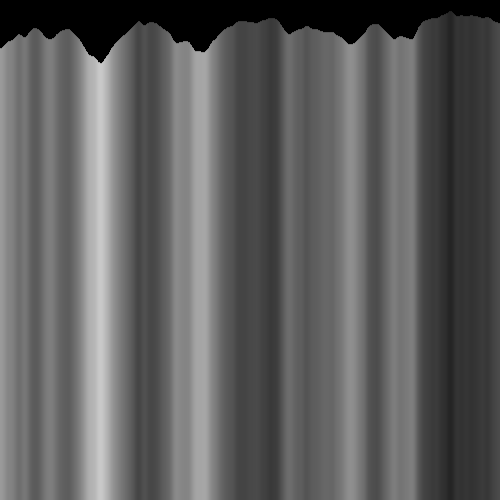
Frame 1 (no input)
Frame 60 (the mouse pressed at the canvas centre just before this capture): identical to frame 1, image omitted
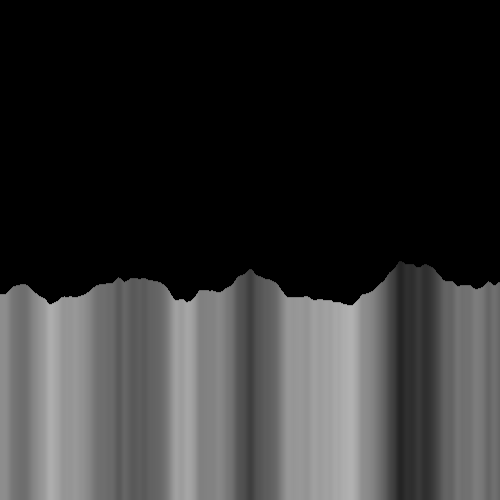
Frame 120 (the mouse held since frame 60 and released just before this capture)

The Processing sketch that drew these frames (run headless with seeded random() and noise(); from frame 60 on, the mouse is pressed at the canvas centre):

// Processing sketch: Perlin_Noise
// ── Perlin_Noise.pde
  
float noiseScale = 0.02;

void setup(){
 size(500,500); 
}
void draw(){
background(0);
  for (int x=0; x < width; x++) {
    float noiseVal = noise((mouseX+x)*noiseScale, mouseY*noiseScale);
    stroke(noiseVal*255);
    //1과 0 사이의 Noise를 255로 Scaling
    //noiseval는 0과 1사이의 양수이기 때문에 mouse보다 크지 않다.
    line(x, mouseY+noiseVal*80, x, height);
  }
}
